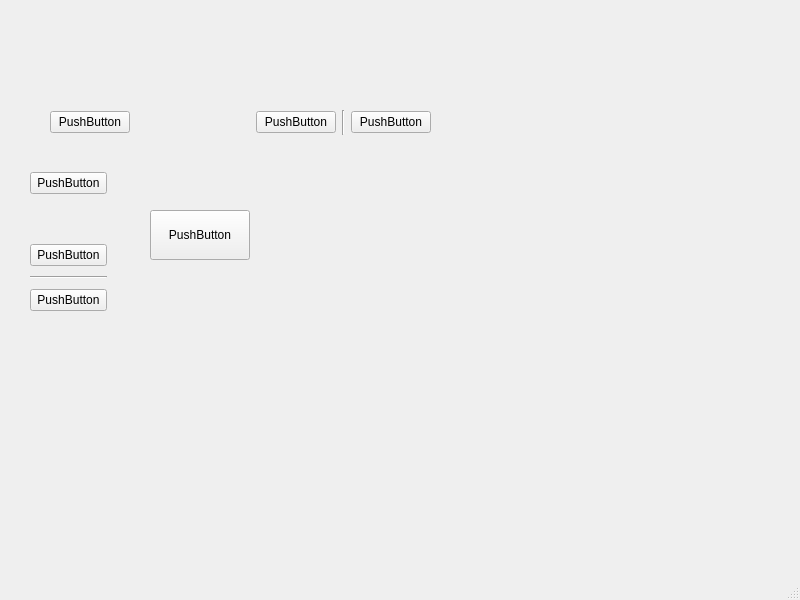
<?xml version="1.0" encoding="UTF-8"?>
<ui version="4.0">
 <class>MainWindow</class>
 <widget class="QMainWindow" name="MainWindow">
  <property name="geometry">
   <rect>
    <x>0</x>
    <y>0</y>
    <width>800</width>
    <height>600</height>
   </rect>
  </property>
  <property name="windowTitle">
   <string>MainWindow</string>
  </property>
  <widget class="QWidget" name="centralwidget">
   <widget class="QPushButton" name="pushButton_7">
    <property name="geometry">
     <rect>
      <x>150</x>
      <y>210</y>
      <width>100</width>
      <height>50</height>
     </rect>
    </property>
    <property name="minimumSize">
     <size>
      <width>100</width>
      <height>50</height>
     </size>
    </property>
    <property name="maximumSize">
     <size>
      <width>300</width>
      <height>150</height>
     </size>
    </property>
    <property name="text">
     <string>PushButton</string>
    </property>
   </widget>
   <widget class="QWidget" name="">
    <property name="geometry">
     <rect>
      <x>50</x>
      <y>110</y>
      <width>381</width>
      <height>25</height>
     </rect>
    </property>
    <layout class="QHBoxLayout" name="horizontalLayout">
     <item>
      <widget class="QPushButton" name="pushButton">
       <property name="text">
        <string>PushButton</string>
       </property>
      </widget>
     </item>
     <item>
      <spacer name="horizontalSpacer">
       <property name="orientation">
        <enum>Qt::Horizontal</enum>
       </property>
       <property name="sizeHint" stdset="0">
        <size>
         <width>40</width>
         <height>20</height>
        </size>
       </property>
      </spacer>
     </item>
     <item>
      <widget class="QPushButton" name="pushButton_2">
       <property name="text">
        <string>PushButton</string>
       </property>
      </widget>
     </item>
     <item>
      <widget class="Line" name="line">
       <property name="orientation">
        <enum>Qt::Vertical</enum>
       </property>
      </widget>
     </item>
     <item>
      <widget class="QPushButton" name="pushButton_3">
       <property name="text">
        <string>PushButton</string>
       </property>
      </widget>
     </item>
    </layout>
   </widget>
   <widget class="QWidget" name="">
    <property name="geometry">
     <rect>
      <x>30</x>
      <y>168</y>
      <width>77</width>
      <height>151</height>
     </rect>
    </property>
    <layout class="QVBoxLayout" name="verticalLayout">
     <item>
      <widget class="QPushButton" name="pushButton_4">
       <property name="text">
        <string>PushButton</string>
       </property>
      </widget>
     </item>
     <item>
      <spacer name="verticalSpacer">
       <property name="orientation">
        <enum>Qt::Vertical</enum>
       </property>
       <property name="sizeType">
        <enum>QSizePolicy::Fixed</enum>
       </property>
       <property name="sizeHint" stdset="0">
        <size>
         <width>20</width>
         <height>40</height>
        </size>
       </property>
      </spacer>
     </item>
     <item>
      <widget class="QPushButton" name="pushButton_5">
       <property name="text">
        <string>PushButton</string>
       </property>
      </widget>
     </item>
     <item>
      <widget class="Line" name="line_2">
       <property name="orientation">
        <enum>Qt::Horizontal</enum>
       </property>
      </widget>
     </item>
     <item>
      <widget class="QPushButton" name="pushButton_6">
       <property name="text">
        <string>PushButton</string>
       </property>
      </widget>
     </item>
    </layout>
   </widget>
  </widget>
  <widget class="QMenuBar" name="menubar">
   <property name="geometry">
    <rect>
     <x>0</x>
     <y>0</y>
     <width>800</width>
     <height>22</height>
    </rect>
   </property>
  </widget>
  <widget class="QStatusBar" name="statusbar"/>
 </widget>
 <resources/>
 <connections/>
</ui>
